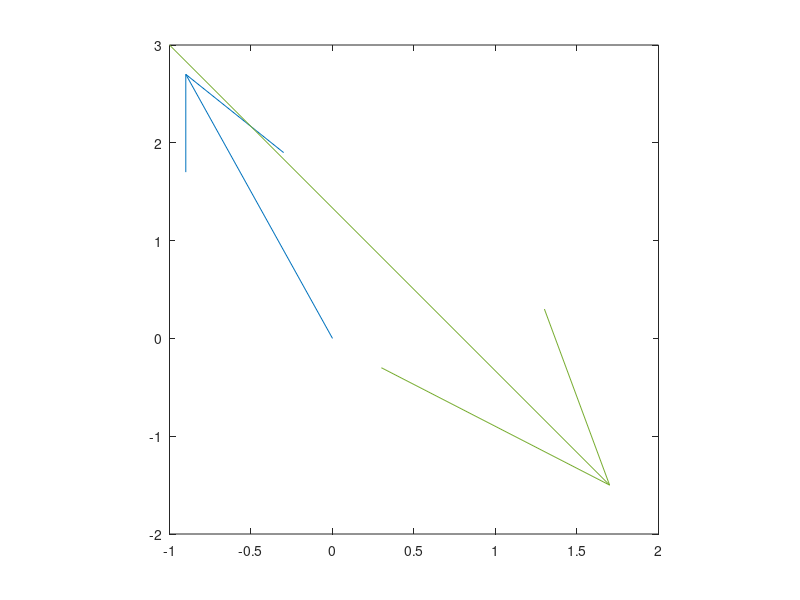

Here is the MATLAB script that generated this plot:
% Check that taking cross product and projecting to 2D plane is equivalent
% to |r||f|sin(theta) where r and f are 2D vectors with components only in
% the plane of interest

% Care xy plane and Mz

clear; close; clc;

r = [-1 2 3];
f = [3 4 -5];

quiver(0,0,r(1),r(3)),hold on
quiver(r(1),r(3),f(1),f(3)),axis square

t1 = cross(r,f); 
ty1 = t1(2)

% theta = acos(dot(r(1:2),f(1:2)));
theta = -atan2(f(3),f(1)) + atan2(r(3),r(1));
t2 = norm(r([1 3]))*norm(f([1 3]))*sin(theta)

%% Check that y coordinate of r doesn't really matter if just care Ty

r2 = [-1 10 3];
t3 = cross(r2,f);
ty3 = t3(2)

%% 

